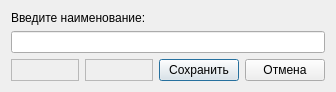
<?xml version="1.0" encoding="UTF-8"?>
<ui version="4.0">
 <class>DialogCreateDimBackup</class>
 <widget class="QDialog" name="DialogCreateDimBackup">
  <property name="geometry">
   <rect>
    <x>0</x>
    <y>0</y>
    <width>336</width>
    <height>90</height>
   </rect>
  </property>
  <property name="windowTitle">
   <string>Создание</string>
  </property>
  <layout class="QVBoxLayout" name="verticalLayout_2">
   <item>
    <layout class="QVBoxLayout" name="verticalLayout">
     <item>
      <widget class="QLabel" name="label">
       <property name="text">
        <string>Введите наименование:</string>
       </property>
      </widget>
     </item>
     <item>
      <widget class="QLineEdit" name="lineEdit_name"/>
     </item>
     <item>
      <layout class="QHBoxLayout" name="horizontalLayout">
       <item>
        <widget class="QFrame" name="frame">
         <property name="frameShape">
          <enum>QFrame::StyledPanel</enum>
         </property>
         <property name="frameShadow">
          <enum>QFrame::Raised</enum>
         </property>
        </widget>
       </item>
       <item>
        <widget class="QFrame" name="frame_2">
         <property name="frameShape">
          <enum>QFrame::StyledPanel</enum>
         </property>
         <property name="frameShadow">
          <enum>QFrame::Raised</enum>
         </property>
        </widget>
       </item>
       <item>
        <widget class="QPushButton" name="pushButton_save">
         <property name="text">
          <string>Сохранить</string>
         </property>
        </widget>
       </item>
       <item>
        <widget class="QPushButton" name="pushButton_cancel">
         <property name="text">
          <string>Отмена</string>
         </property>
        </widget>
       </item>
      </layout>
     </item>
    </layout>
   </item>
  </layout>
 </widget>
 <resources/>
 <connections/>
</ui>
